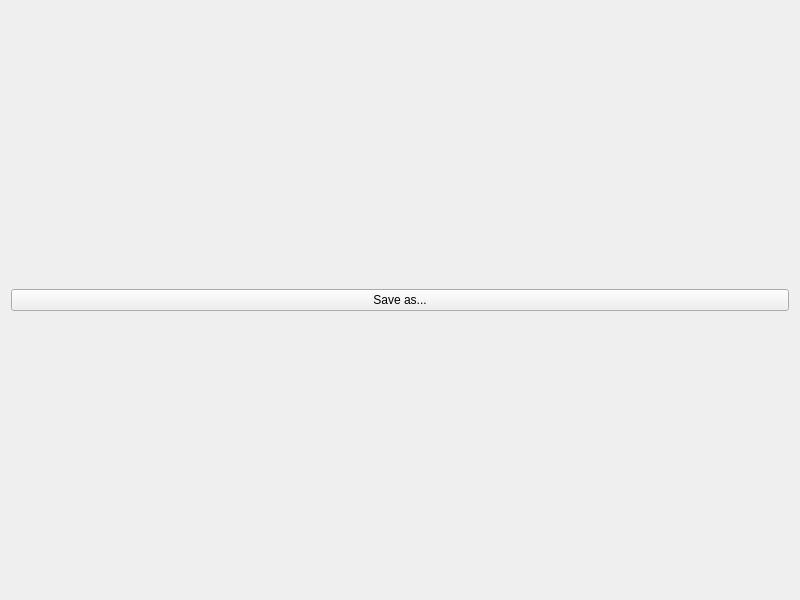
<?xml version="1.0" encoding="UTF-8"?>
<ui version="4.0">
 <class>MosaicWindow</class>
 <widget class="QWidget" name="MosaicWindow">
  <property name="geometry">
   <rect>
    <x>0</x>
    <y>0</y>
    <width>800</width>
    <height>600</height>
   </rect>
  </property>
  <property name="windowTitle">
   <string>Mosaic Generator</string>
  </property>
  <layout class="QVBoxLayout" name="windowLayout">
   <item>
    <widget class="QPushButton" name="buttonSaveAs">
     <property name="text">
      <string>Save as...</string>
     </property>
    </widget>
   </item>
  </layout>
 </widget>
 <resources/>
 <connections/>
</ui>
